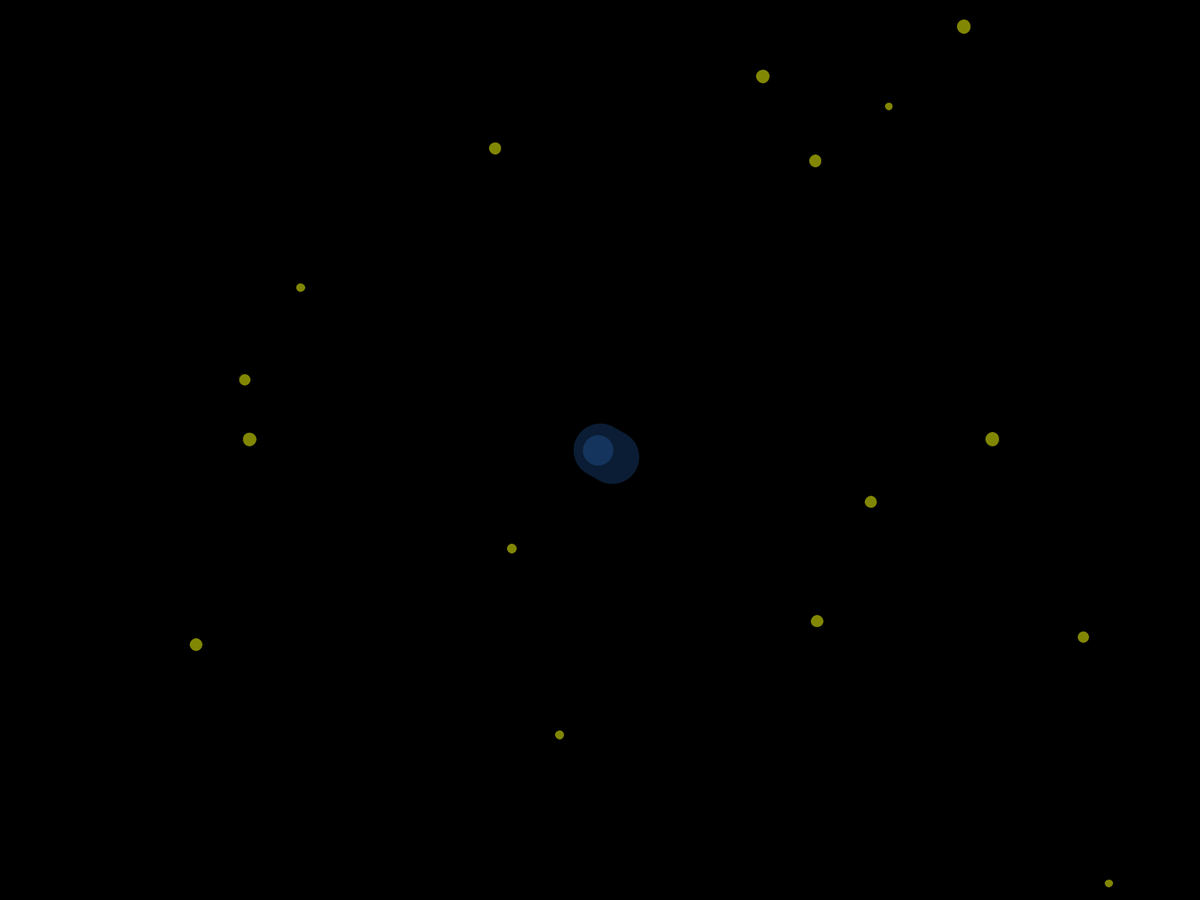
Frame 1 (no input)
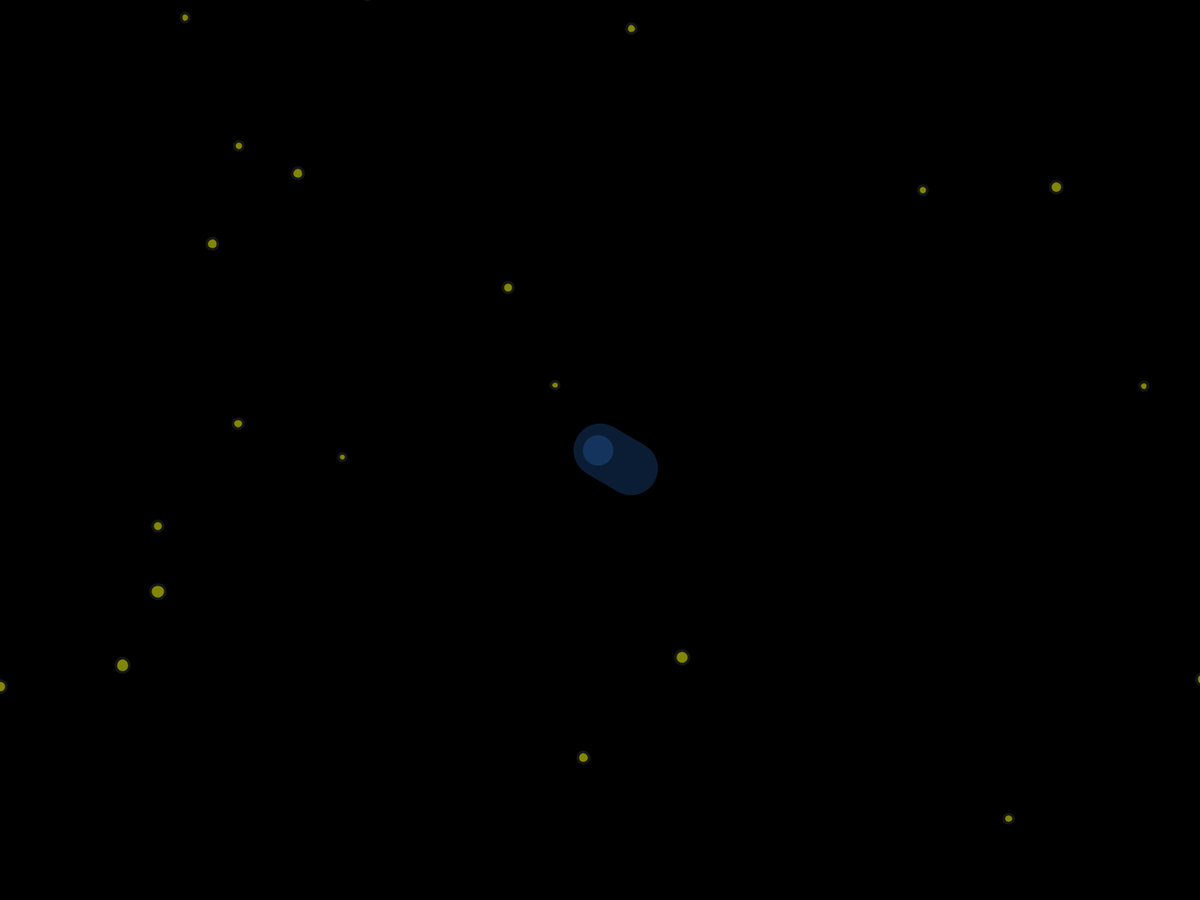
Frame 60 (the mouse pressed at the canvas centre just before this capture)
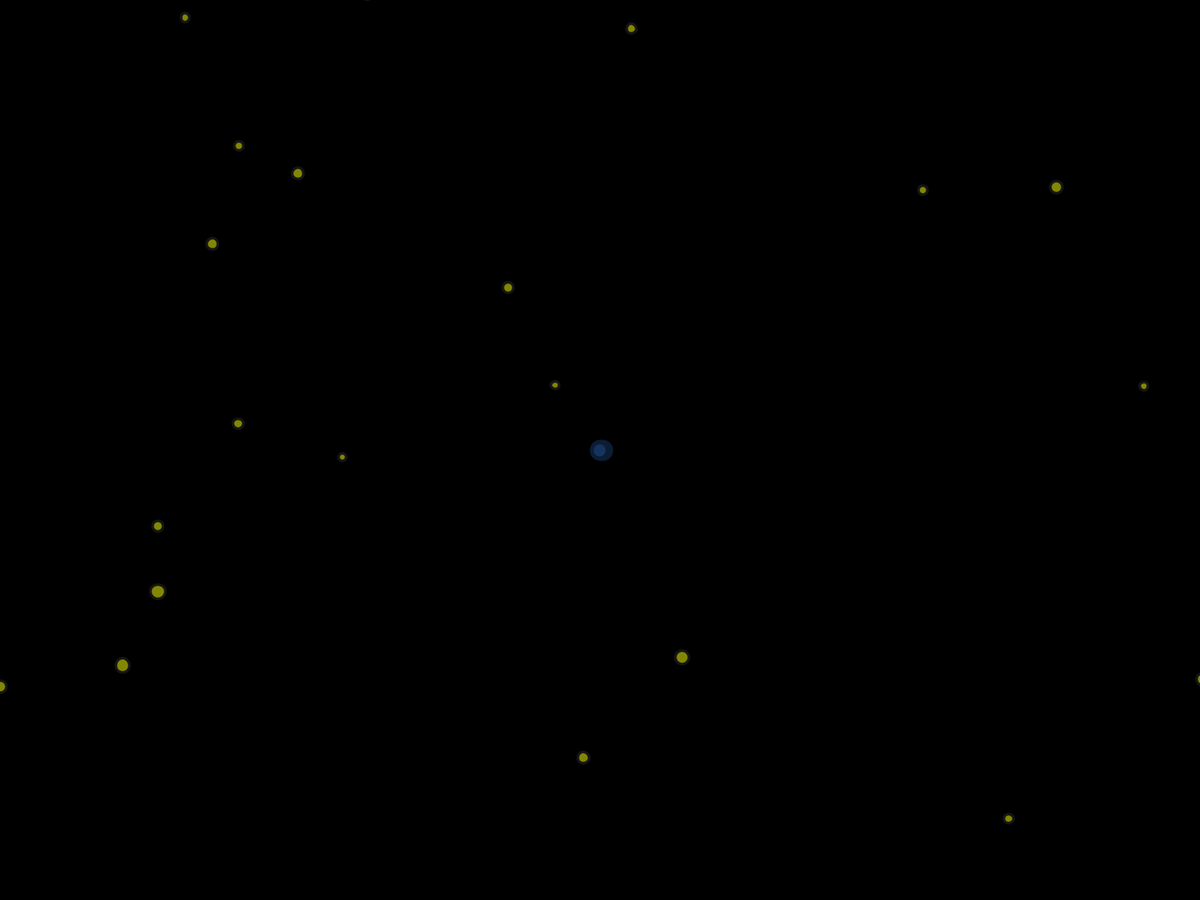
Frame 120 (the mouse held since frame 60 and released just before this capture)

The Processing sketch that drew these frames (run headless with seeded random() and noise(); from frame 60 on, the mouse is pressed at the canvas centre):

// Processing sketch: Project1
// ── Project1.pde
float maxDistance;
Squid squid;
Stars stars;
void setup() {
  fullScreen();
  //size(800, 800);
  colorMode(HSB, 360);
  ellipseMode(CENTER);

  maxDistance = sqrt((width / 2) * (width / 2) + (height / 2) * (height / 2)); 
  squid = new Squid(0, 0, 1);
  stars = new Stars(0, 0, 80);
}

void draw() {
  background(0); 
  translate(width / 2, height / 2); 

  PVector velocity = velocityByDistanceToCenter();

  if (stars.findFood()) {
    squid.grow();
  }

  squid.update(velocity); 
  velocity.mult(-1);
  stars.update(velocity);

  stars.display();
  squid.display();
}


PVector velocityByDistanceToCenter() {
  PVector mouse = new PVector(mouseX, mouseY); 
  PVector center = new PVector(width / 2, height / 2); 
  PVector direction = PVector.sub(mouse, center);
  float distance = direction.mag(); 
  direction.normalize();
  float speed = map(distance, 0, maxDistance, 5, 20); 
  direction.mult(speed);
  return direction;
}

class Squid {
  Tentacle [] tens; 
  float scaleRatio;
  PVector location;

  Squid(float x, float y, int cnt) {
    tens = new Tentacle[cnt];

    for (int i = 0; i < tens.length; i++) {
      float theta = map(i, 0, tens.length, 0, TWO_PI); 
      float minHue = map(i, 0, tens.length, 0, 946); 
      float maxHue = map(i + 1, 0, tens.length, 0, 946); 
      tens[i] = new Tentacle(theta, minHue, maxHue);
    }
    location  = new PVector(x, y);
  }

  void grow() {
    for (int i = 0; i < tens.length; i++) {
      tens[i].addLimb();
    }
  }

  void update(PVector velocity) {
    scaleRatio = map(velocity.mag(), 11, 35, 1, 2); 
    location.add(velocity);
    for (Tentacle t : tens) {
      t.update(location.x, location.y);
    }
  }

  void display() {
    scale(scaleRatio);
    translate(-location.x, -location.y); 
    for (int i = 0; i < tens.length; i++) {
      tens[i].display();
    }

    translate(location.x, location.y); 
    fill(30); 
    stroke(30); 
    strokeWeight(3.5);
  }
}


class Limb {
  float startX, startY, endX, endY; 
  float offsetX, offsetY; 
  float currentX, currentY; 
  float size; 
  float amt; 

  Limb(float _size, float theta) {
    size = _size; 
    offsetX = 6 * cos(theta); 
    offsetY = 6 * sin(theta); 
    amt = 0.4;
  }

  void update(float x, float y) {
    startX = x; 
    startY = y; 
    endX = startX + offsetX; 
    endY = startY + offsetY; 

    transition();
  }

  void transition() {
    currentX = lerp(currentX, endX, amt); 
    currentY = lerp(currentY, endY, amt);
  }


  void display() {
    strokeWeight(size + 7); 
    line(startX, startY, currentX, currentY); 
    strokeWeight(size / 2 + 7); 
    point(startX + (offsetX*-0.3), startY + (offsetY *1.5));
  }
}
class Stars { 
  PVector [] stars;
  PVector center;
  Stars(float x, float y, int cnt) {
    stars = new PVector[cnt];
    for (int i = 0; i< cnt; i++) {
      stars[i] = new PVector(random(-width, width), random(-height, height), random(10, 20));
    }
    center = new PVector(x, y);
  }

  void update(PVector velocity) {
    center.add(velocity);

    for (int i = 0; i < stars.length; i++) {
      PVector s = stars[i];
      if (velocity.x > 0 && s.x + center.x > width) {
        s.x -= width * 2;
      } else if (velocity.x < 0 && s.x + center.x < -width) {
        s.x += width * 2;
      }

      if (velocity.y > 0 && s.y + center.y > height) {
        s.y -= height * 2;
      } else if (velocity.y < 0 && s.y + center.y < -height) {
        s.y += height * 2;
      }
    }
  }

  boolean findFood() {
    int len = stars.length;
    PVector food = stars[len - 1];
    PVector location = PVector.add(food, center);

    if (location.mag() < 100) {
      food.set(random(-width, width), random(-height, height), random(10, 30));
      return true;
    }
    return false;
  }

  void display() {
    pushMatrix();
    translate(center.x, center.y); 
    for (int i = 0; i < stars.length; i++) {
      PVector s = stars[i];
      if (i == stars.length - 1) {
        float hue = map(s.z, 10, 30, 0, 360);
        fill(hue, 360, 360);
        drawStar(s.x, s.y, s.z, s.z);
      } else {
        fill(62,351,350,197);
        ellipse(s.x, s.y, s.z, s.z);
      }
    }
    popMatrix();
  }

  void drawStar(float x, float y, float w, float h) {
    pushMatrix();
    float period = 3000;
    float intensity = 5;
    float t = atan(sin((millis() % period) / period * 2 * PI) * intensity) / PI + 0.5;
    float rate = t + 1;
    translate(x, y);
    scale(rate * 3);
    ellipse(0, 0, w, h);
    popMatrix();
  }
}

class Tentacle {
  Limb [] segments = new Limb[1]; 
  float minHue, maxHue; 
  float theta;
  Tentacle(float _theta, float _minHue, float _maxHue) {
    theta = _theta;
    for (int i = 0; i < segments.length; i++) {
      float size = 45 -(i * 1.75); 
      segments[i] = new Limb(size, theta); 
      minHue = _minHue; 
      maxHue = _maxHue;
    }
  }

  void addLimb() {
    float size = 45 - segments.length * 1.75;
    int len = segments.length;
    size = size > 4 ? size : 4;
    Limb l = new Limb(size, theta);
    l.currentX = segments[len - 1].endX;
    l.currentY = segments[len - 1].endY;
    segments = (Limb[]) append(segments, l);
  }

  void update(float x, float y) {
    for (int i = 0; i < segments.length; i++) {
      if (i == 0) {   
        segments[i].update(x, y);
      } else {   
        segments[i].update(segments[i-1].currentX, segments[i-1].currentY);
      }
    }
  }

  void display() {
    for (int i = 0; i < segments.length; i++) {
      stroke(214, 286, 337,80); 
      segments[i].display();
    }
  }
}
